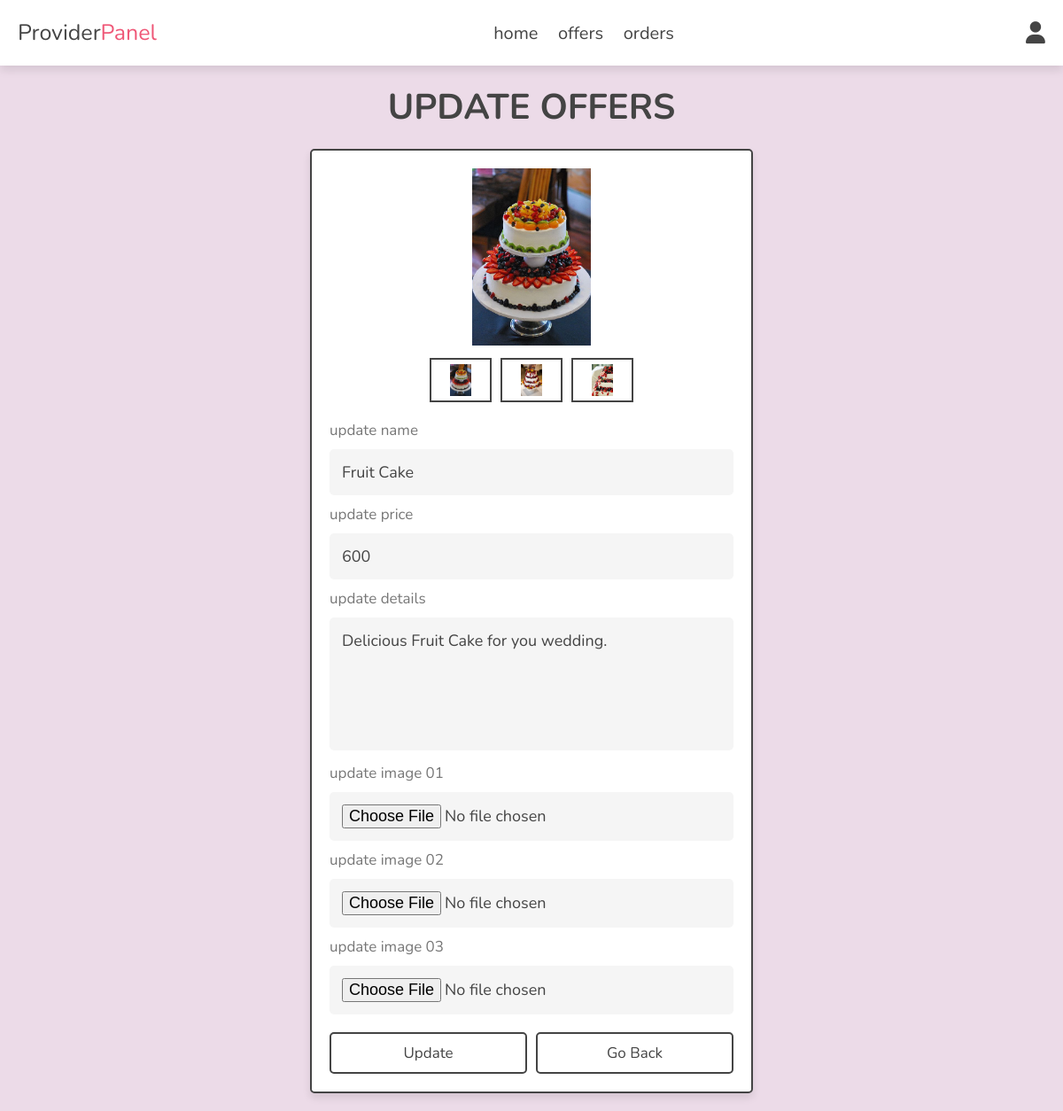
Page /update_product.php?update=9 (signed in) on the committed database.
### tables this page shows
CREATE TABLE `offers` (
  `id` int(100) NOT NULL,
  `name` varchar(100) NOT NULL,
  `details` varchar(500) NOT NULL,
  `price` int(10) NOT NULL,
  `category` varchar(100) NOT NULL,
  `image_01` varchar(100) NOT NULL,
  `image_02` varchar(100) NOT NULL,
  `image_03` varchar(100) NOT NULL,
  `providers_id` int(100) NOT NULL
);

### update_product.php (the view, shortened to what this page needs)
<?php
include 'components/connect.php';
?>
<!DOCTYPE html>
<html lang="en">
<head>
   <link rel="stylesheet" href="https://cdnjs.cloudflare.com/ajax/libs/font-awesome/6.1.1/css/all.min.css">
   <link rel="stylesheet" href="style/style3.css">
</head>
<body>
<?php include 'components/header2.php'; ?>
<section class="update-product">
   <h1 class="heading">update Offers</h1>
   <?php
      $update_id = $_GET['update'];
      $select_products = $conn->prepare("SELECT * FROM `offers` WHERE id = ?");
      $select_products->execute([$update_id]);
      if($select_products->rowCount() > 0){
         while($fetch_products = $select_products->fetch(PDO::FETCH_ASSOC)){
   ?>
   <form action="" method="post" enctype="multipart/form-data">
      <div class="image-container">
         <div class="main-image">
            <img src="uploaded_images/<?= $fetch_products['image_01']; ?>" alt="">
         </div>
         <div class="sub-image">
            <img src="uploaded_images/<?= $fetch_products['image_01']; ?>" alt="">
            <img src="uploaded_images/<?= $fetch_products['image_02']; ?>" alt="">
            <img src="uploaded_images/<?= $fetch_products['image_03']; ?>" alt="">
         </div>
      </div>
      <span>update name</span>
      <input type="text" name="name" required class="box" maxlength="100" placeholder="enter product name" value="<?= $fetch_products['name']; ?>">
      <span>update price</span>
      <input type="number" name="price" required class="box" min="0" max="9999999999" placeholder="enter product price" onkeypress="if(this.value.length == 10) return false;" value="<?= $fetch_products['price']; ?>">
      <span>update details</span>
      <textarea name="details" class="box" required cols="30" rows="10"><?= $fetch_products['details']; ?></textarea>
      <span>update image 01</span>
      <input type="file" name="image_01" accept="image/jpg, image/jpeg, image/png, image/webp" class="box">
      <span>update image 02</span>
      <input type="file" name="image_02" accept="image/jpg, image/jpeg, image/png, image/webp" class="box">
      <span>update image 03</span>
      <input type="file" name="image_03" accept="image/jpg, image/jpeg, image/png, image/webp" class="box">
      <div class="flex-btn">
         <input type="submit" name="update" class="btn" value="update">
         <a href="offers.php" class="option-btn">go back</a>
      </div>
   </form>
   <?php
         }
      }else{
         echo '<p class="empty">no product found!</p>';
      }
   ?>
</section>
</body>
</html>

### style/style3.css (style rules this page uses)
:root { --main-color:#ef5777; --orange:#f39c12; --red:#e74c3c; --black:#444; --white:#fff; --light-color:#777; --light-bg:#f5f5f5; --border:.2rem solid var(--black); --transparent-white:rgba(255,255,255,.3); --box-shadow:0 .5rem 1rem rgba(0,0,0,.1); }
* { font-family: 'Nunito', sans-serif; margin:0; padding:0; box-sizing: border-box; outline: none; border:none; text-decoration: none; }
html { font-size: 62.5%; overflow-x: hidden; }
body { background-color: #ecdbe8; }
section { padding:2rem; max-width: 1200px; margin:0 auto; }
.heading { font-size: 4rem; color:var(--black); margin-bottom: 2rem; text-align: center; text-transform: uppercase; }
.btn, .delete-btn, .option-btn { display: block; width: 100%; margin-top: 1rem; border-radius: .5rem; padding:1rem 3rem; font-size: 1.7rem; text-transform: capitalize; cursor: pointer; text-align: center; border:var(--border); background: var(--transparent-white); color:var(--black); }
.btn { background-color: var(--transparent-white); }
.option-btn { background-color: var(--transparent-white); }
.flex-btn { display: flex; gap:1rem; }
.update-product form { background-color: var(--white); box-shadow: var(--box-shadow); border-radius: .5rem; border:var(--border); padding:2rem; max-width: 50rem; margin:0 auto; }
.update-product form .image-container { margin-bottom: 2rem; }
.update-product form .image-container .main-image img { height: 20rem; width: 100%; object-fit: contain; }
.update-product form .image-container .sub-image { display: flex; gap:1rem; justify-content: center; margin:1rem 0; }
.update-product form .image-container .sub-image img { height: 5rem; width: 7rem; object-fit: contain; padding:.5rem; border:var(--border); cursor: pointer; transition: .2s linear; }
.update-product form .box { width: 100%; border-radius: .5rem; padding:1.4rem; font-size: 1.8rem; color:var(--black); background-color: var(--light-bg); margin:1rem 0; }
.update-product form span { font-size: 1.7rem; color:var(--light-color); }
.update-product form textarea { height: 15rem; resize: none; }

### rows in the picture
offers: image_01 (picture), image_02 (picture), image_03 (picture), name "Fruit Cake", price "600", details "Delicious Fruit Cake for you wedding."
